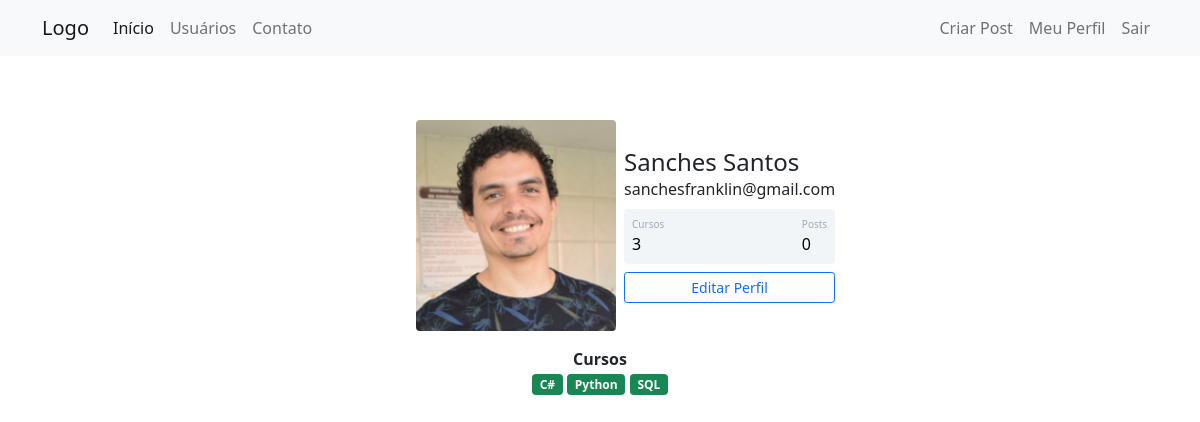
The page /perfil (signed in) on the database its author committed.
### appcomunidade/models.py (models this page shows)
class Usuario(database.Model, UserMixin):
    id = database.Column(database.Integer, primary_key=True)
    username = database.Column(database.String, nullable=False)
    email = database.Column(database.String, nullable=False, unique=True)
    senha = database.Column(database.String, nullable=False)
    foto_perfil = database.Column(database.String, default='default.jpg')
    posts = database.relationship('Post', backref='autor', lazy=True)
    cursos = database.Column(database.String, nullable=False, default='Não informado')

### appcomunidade/routes.py (the view)
@app.route('/perfil')
@login_required
def perfil():
    foto_perfil = url_for('static', filename='fotos_perfil/{}'.format(current_user.foto_perfil))
    return render_template('perfil.html', foto_perfil=foto_perfil)

### appcomunidade/models.py (called while the page is built)
@login_manager.user_loader
def load_usuario(id_usuario):
    return Usuario.query.get(id_usuario)

### appcomunidade/templates/perfil.html (shortened to what this page needs)
{% extends 'base.html' %}
{% block body %}
    <div class="container mt-5 d-flex justify-content-center">
        <div class="card p-3">
            <div class="d-flex align-items-center">
                <div class="image pe-2"> <img src="{{ foto_perfil }}" class="rounded" width="200"> </div>
                <div class="ml-3 w-100">
                    <h4 class="mb-0 mt-0">{{ current_user.username }}</h4> <span>{{ current_user.email }}</span>
                    <div class="p-2 mt-2 bg-primary d-flex justify-content-between rounded text-white stats">
                        {% if 'Não Informado' in current_user.cursos or not current_user.cursos %}
                            <div class="d-flex flex-column"> <span class="articles">Cursos</span> <span class="number1">0</span> </div>
                        {% else %}
                            <div class="d-flex flex-column"> <span class="articles">Cursos</span> <span class="number1">{{ current_user.cursos.count(';') + 1 }}</span> </div>
                        {% endif %}
                        <div class="d-flex flex-column"> <span class="rating">Posts</span> <span class="number3">0</span> </div>
                    </div>
                    <div class="button mt-2 d-flex flex-row align-items-center">
                        <a class="w-100" href="{{ url_for('editar_perfil') }}">
                            <button class="btn btn-sm btn-outline-primary w-100">
                                Editar Perfil
                            </button>
                        </a>
                    </div>
                </div>
            </div>
        </div>
    </div>
    <div class="row justify-content-center">
        <div class="col col-4" style="text-align: center">
            <strong>Cursos</strong><br>
            {% for curso in current_user.cursos.split(';') %}
                <span class="badge bg-success">{{ curso }}</span>
            {% endfor %}
        </div>
    </div>
{% endblock %}

### appcomunidade/static/main.css (style rules this page uses)
.card { width: 400px; border: none; border-radius: 10px; background-color: #fff; }
.stats { background: #f2f5f8 !important; color: #000 !important; }
.articles { font-size: 10px; color: #a1aab9; }
.number1 { font-weight: 500; }
.rating { font-size: 10px; color: #a1aab9; }
.number3 { font-weight: 500; }

### rows shown on the page
Usuario: username "Sanches Santos", email "sanchesfranklin@gmail.com", cursos "3"

### other values the page prints
{{ curso }} "C#" "Python" "SQL"
